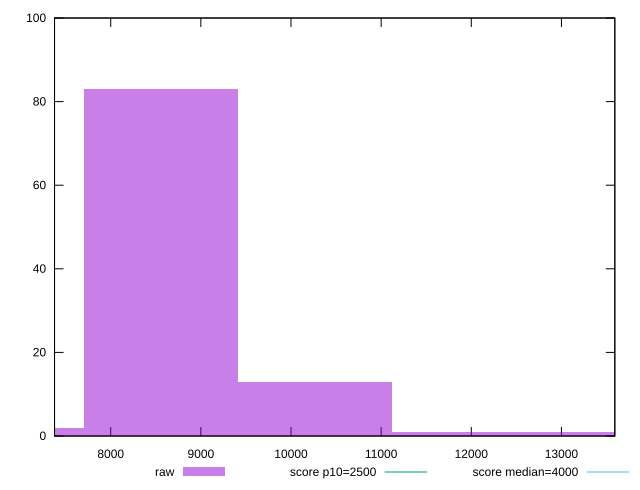

This chart was generated by the following gnuplot code:
reset

$raw <<EOF
10269.29920574031 13
8557.749338116926 83
13692.398940987081 1
6846.1994704935405 2
11980.849073363695 1
EOF

set key outside below
set boxwidth 1711.5498676233851
set xrange [7376.646000000001:13592.3515]
set yrange [0:100]
set trange [0:100]
set style fill transparent solid 0.5 noborder

set parametric
set terminal svg size 640, 490 enhanced background rgb 'white'
set output "report_00015_2021-02-09T16-11-33.973Z/largest-contentful-paint/samples/pages+cached+noadtech/raw/histogram.svg"

plot $raw title "raw" with boxes, \
     2500,t title "score p10=2500", \
     4000,t title "score median=4000"

reset
